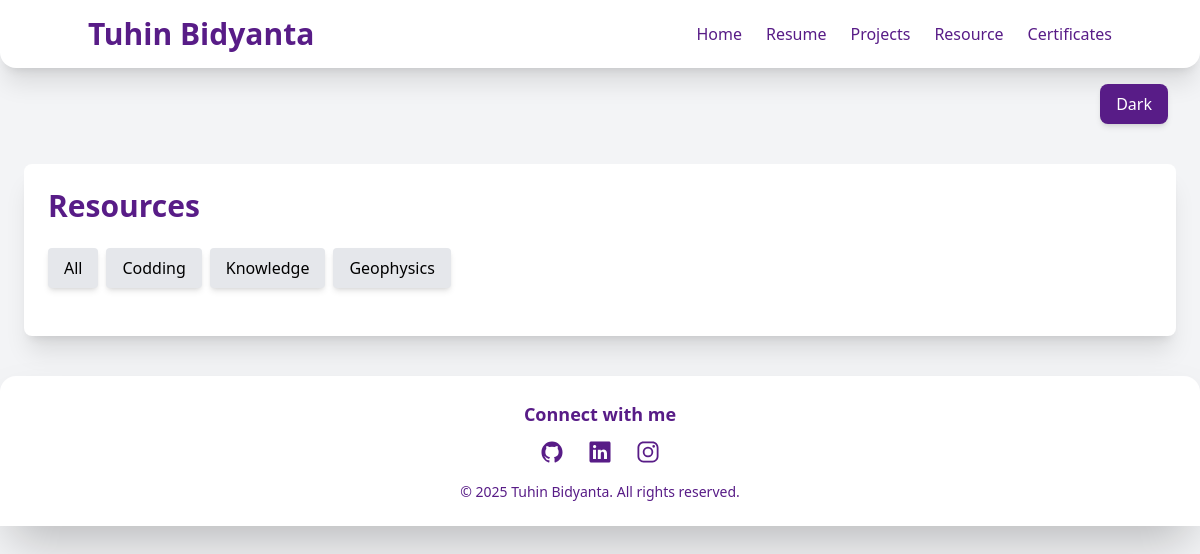
Before: /resource with the older database file.
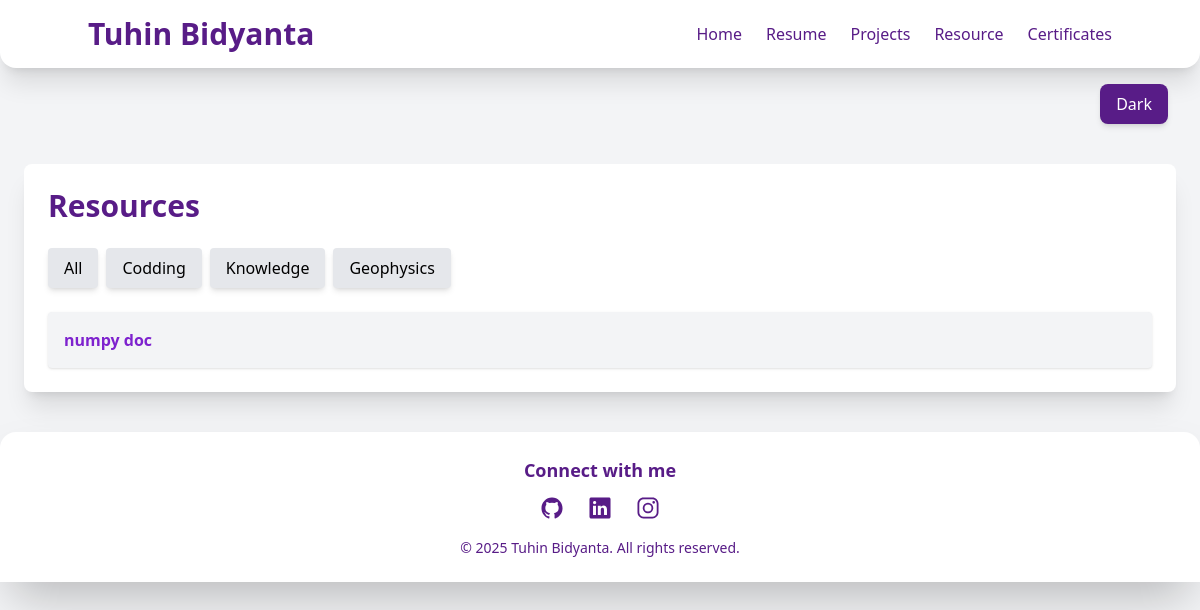
After: the same page with the newer database file.
### app.py (models this page shows)
class Resource(db.Model):
    id = db.Column(db.Integer, primary_key=True)
    name = db.Column(db.String(200), nullable=False)
    link = db.Column(db.String(400), nullable=False)
    category = db.Column(db.String(100), nullable=False)

### app.py (the view)
@app.route('/resource')
def resource():
    resources = Resource.query.all()
    return render_template('resource.html' , res = resources)

### templates/resource.html
{% extends 'base.html' %}
{% block resource %}
<div class="max-w-6xl mx-auto p-6 bg-white dark:bg-gray-800 shadow-xl rounded-lg mt-10">
    <div class="flex justify-between items-center">
        <h1 class="text-3xl font-bold text-purple-900 dark:text-purple-300">Resources</h1>
    </div>
    <div class="mt-6 flex flex-wrap gap-2">
        <button onclick="filterResources('all')" class="px-4 py-2 bg-gray-200 dark:bg-gray-700 rounded shadow-md hover:bg-gray-300">All</button>
        <button onclick="filterResources('codding')" class="px-4 py-2 bg-gray-200 dark:bg-gray-700 rounded shadow-md hover:bg-gray-300">Codding</button>
        <button onclick="filterResources('knowledge')" class="px-4 py-2 bg-gray-200 dark:bg-gray-700 rounded shadow-md hover:bg-gray-300">Knowledge</button>
        <button onclick="filterResources('geophysics')" class="px-4 py-2 bg-gray-200 dark:bg-gray-700 rounded shadow-md hover:bg-gray-300">Geophysics</button>
    </div>
    <ul class="mt-6 space-y-4">
        {% for resource in res%}
        <li class="resource-item bg-gray-100 dark:bg-gray-700 p-4 rounded shadow" data-category="{{resource.category}}">
            <a href="{{resource.link}}" class="text-purple-700 dark:text-purple-300 font-semibold">{{resource.name}}</a>
        </li>
        {%endfor%}
    </ul>
</div>
{% endblock %}

Changed rows visible on the page:
added Resource: name "numpy doc"
